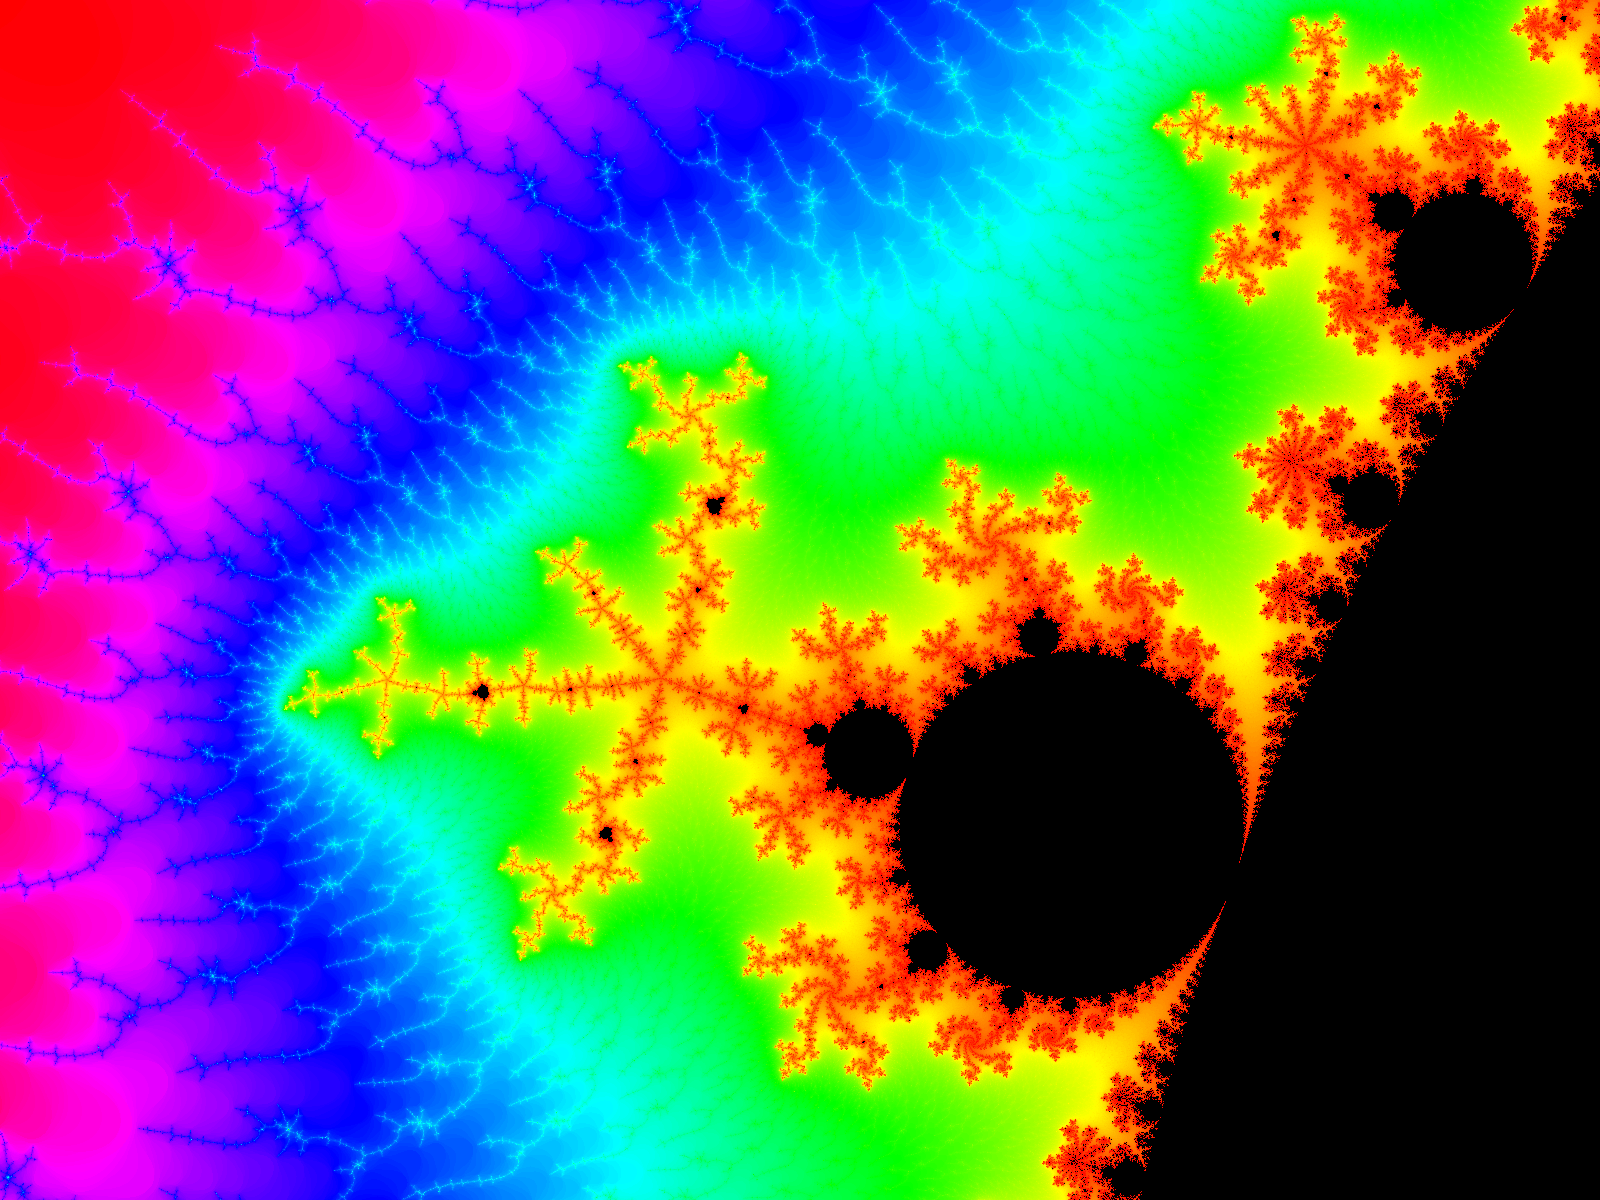

Generate this figure with Python:
from PIL import Image, ImageDraw
from collections import defaultdict
from math import floor, ceil
from math import log, log2
from math import cos, sin
import time
import HelloC

# pip install pillow

BRIGHTRED = u"\u001b[31;1m"
RESET = u"\u001b[0m"
INVERSE = u"\u001b[5m"

MAX_ITER = 80

def mandelbrot(c):
    # print(c, MAX_ITER)
    z = 0
    n = 0
    while abs(z) <= 2 and n < MAX_ITER:
        z = z*z + c
        n += 1

    if n == MAX_ITER:
        return MAX_ITER

    return n + 1 - log(log2(abs(z)))

def linear_interpolation(color1, color2, t):
    # print(color1, color2, t)
    return color1 * (1 - t) + color2 * t

# Image size (pixels)
WIDTH = 80 * 20
HEIGHT = 60 * 20

# Plot window
RE_START = -2
RE_END = 1
IM_START = -1
IM_END = 1

RE_START = -1.626692418761012107006
RE_END = -1.626692285018467823818
IM_START = -0.023244112148589365033
IM_END = -0.023244011841681152642
MAX_ITER = 5000

def run():
    histogram = defaultdict(lambda: 0)
    values = {}
    for x in range(0, WIDTH):
        print(f"Column {x}/{WIDTH}   ", end = "\r")
        for y in range(0, HEIGHT):
            # print(f"Calculating  ({x},{y})", end = "\r")
            # Convert pixel coordinate to complex number
            rr = RE_START + (x / WIDTH) * (RE_END - RE_START)
            ii = IM_START + (y / HEIGHT) * (IM_END - IM_START)
            c = complex(rr, ii)
            # Compute the number of iterations
            # m = mandelbrot(c)
            m = HelloC.mandelpixel(c, MAX_ITER)
            # print(m)
            values[(x, y)] = m
            if m < MAX_ITER:
                histogram[floor(m)] += 1

    print("Calculating Histogram             ", end = "\r")

    total = sum(histogram.values())
    hues = []
    h = 0
    for i in range(MAX_ITER):
        h += histogram[i] / total
        hues.append(h)
    hues.append(h)

    im = Image.new('HSV', (WIDTH, HEIGHT), (0, 0, 0))
    draw = ImageDraw.Draw(im)

    print("Coloring Pixels                ", end = "\r")

    for x in range(0, WIDTH):
        for y in range(0, HEIGHT):
            m = values[(x, y)]
            # The color depends on the number of iterations
            hue = 255 - int(255 * linear_interpolation(hues[floor(m)], hues[ceil(m)], m % 1))
            saturation = 255
            value = 255 if m < MAX_ITER else 0
            # Plot the point
            draw.point([x, y], (hue, saturation, value))

    print("Saving Image                  ", end = "\r")

    im.convert('RGB').save('mandelbrot.png', 'PNG')

    print("                              ", end = "\r")

if __name__ == "__main__":
    print("%s *** MANDELBROT *** %s" % (INVERSE, RESET))
    start = time.time()
    run()
    end = time.time()
    ellapsed = end - start
    print("Ellapsed: %s%.5f%s seconds" % (BRIGHTRED, ellapsed, RESET))
    pixels = WIDTH * HEIGHT
    pixels_per_second = pixels / ellapsed
    print("%s%.5f%s pixels per seconds" % (BRIGHTRED, pixels_per_second, RESET))

